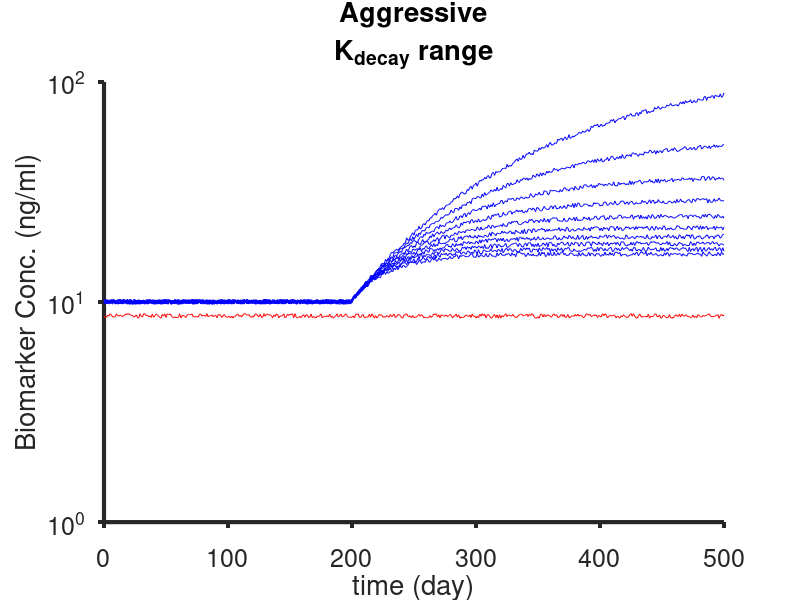

The MATLAB source for this figure: (Note: this script raises an error after producing the figure.)
%% This code generates:
% a. classification between aggressive and no cancer patients (TD = 60 day)
% b. classification between non-aggressive and no cancer patients (TD = 18 month)
% c. classification in a range of k_decay and k_growth
%% a. Aggressive tumor
clear all; close all; clc
time = (0:500)';
num_patients = 200;
Ch0 = 8; %ng/mL
std_h = 1.5; %ng/mL
Ch0_rnd = std_h.*randn(num_patients,1) + Ch0;
Ca0 = 8; %ng/mL
std_a = 1.5; %ng/mL
Ca0_rnd = std_a.*randn(num_patients,1) + Ca0;
k_gr = 1/60; %day
k_decay = linspace(1/30,1/150,10); %day

C_healthy = zeros(numel(time),num_patients);
C_unhealthy = zeros(numel(time),num_patients);

% C_healthy_noise1 = zeros(numel(time),num_patients);
% C_unhealthy_noise1 = zeros(numel(time),num_patients);
t_onset = 200;

for k = 1:numel(k_decay)
    for j = 1:num_patients
        for i = 1:numel(time)
            C_healthy(i,j,k) = Ch0_rnd(j);
            if i < t_onset
                C_unhealthy(i,j,k) = Ca0_rnd(j);
            else
                C_unhealthy(i,j,k) = Ca0_rnd(j)*exp((k_gr/k_decay(k))*(1-exp(-k_decay(k)*time(i-(t_onset-1)))));
            end
        end
    end
end

for l = 1:numel(k_decay)
    for k = 1:num_patients
        
        C_healthy_noise1(:,k,l) = C_healthy(:,k,l)+5*rand(1,numel(C_healthy(:,k,l)))'.*C_healthy(:,k,l)/100;
        C_unhealthy_noise1(:,k,l) = C_unhealthy(:,k,l)+5*rand(1,numel(C_unhealthy(:,k,l)))'.*C_unhealthy(:,k,l)/100;
        
    end
end

figure;
plot(time, squeeze(C_healthy_noise1(:,1,1)), 'r', time, squeeze(C_unhealthy_noise1(:,1,:)), 'b');
title({'Aggressive','K_{decay} range'});
xlabel('time (day)'); ylabel('Biomarker Conc. (ng/ml)');
set(gca,'box','off','TickDir','out',...
    'FontSize',18,'FontName','Helvetica','YScale','log','LineWidth', 3);
% KNN
% model 1
p = 0.9;      % proportion of rows to select for training
N = num_patients;  % total number of rows
tf_healthy = false(N,numel(k_decay));    % create logical index vector
tf_healthy(1:round(p*N),:) = true;
for m = 1:numel(k_decay)
    tf_healthy(:,m) = tf_healthy(randperm(N),m);   % randomise order
    C_healthy_noise1_train(:,:,m) = C_healthy_noise1(:,squeeze(tf_healthy(:,m)),m);
    C_healthy_noise1_test(:,:,m) = C_healthy_noise1(:,squeeze(~tf_healthy(:,m)),m);
    % for now using the same index of random selection for healthy and
    % unhealthy
    C_unhealthy_noise1_train(:,:,m) = C_unhealthy_noise1(:,squeeze(tf_healthy(:,m)),m);
    C_unhealthy_noise1_test(:,:,m) = C_unhealthy_noise1(:,squeeze(~tf_healthy(:,m)),m);
    train_data(:,:,m) = [C_healthy_noise1_train(:,:,m),C_unhealthy_noise1_train(:,:,m)];
    test_data(:,:,m) = [C_healthy_noise1_test(:,:,m),C_unhealthy_noise1_test(:,:,m)];
    train_labels(:,m) = [ones(1,p*N),zeros(1,p*N)];
    test_true_labels(:,m) = [ones(1,round((1-p)*N)),zeros(1,round((1-p)*N))];
    
    [predicted_labels(:,m),nn_index,accuracy(:,m)] = KNN_(3,train_data(:,:,m)',train_labels(:,m)',test_data(:,:,m)');
    [cm(:,:,m),gn(:,:,m)] = confusionmat(test_true_labels(:,m)',predicted_labels(:,m));
    % precision, recall and f1Scores
    precision(:,m) = diag(cm(:,:,m))./sum(cm(:,:,m),2);
    recall(:,m) = diag(cm(:,:,m))./sum(cm(:,:,m),1)';
    f1Scores(:,m) = 2*(precision(:,m).*recall(:,m))./(precision(:,m)+recall(:,m));
    meanF1(:,m) = mean(f1Scores(:,m));
end
%% b. Non-Aggressive tumor
clear all; close all; clc
time = (0:400)';
num_patients = 200;
Ch0 = 8; %ng/mL
std_h = 1.5; %ng/mL
Ch0_rnd = std_h.*randn(num_patients,1) + Ch0;
Ca0 = 8; %ng/mL
std_a = 1.5; %ng/mL
Ca0_rnd = std_a.*randn(num_patients,1) + Ca0;
k_gr = 1/30/18; %day
k_decay = linspace(1/30,1/20/30,10); %day

C_healthy = zeros(numel(time),num_patients);
C_unhealthy = zeros(numel(time),num_patients);

% C_healthy_noise1 = zeros(numel(time),num_patients);
% C_unhealthy_noise1 = zeros(numel(time),num_patients);
t_onset = 200;

for k = 1:numel(k_decay)
    for j = 1:num_patients
        for i = 1:numel(time)
            C_healthy(i,j,k) = Ch0_rnd(j);
            if i < t_onset
                C_unhealthy(i,j,k) = Ca0_rnd(j);
            else
                C_unhealthy(i,j,k) = Ca0_rnd(j)*exp((k_gr/k_decay(k))*(1-exp(-k_decay(k)*time(i-(t_onset-1)))));
            end
        end
    end
end

for l = 1:numel(k_decay)
    for k = 1:num_patients
        
        C_healthy_noise1(:,k,l) = C_healthy(:,k,l)+15*rand(1,numel(C_healthy(:,k,l)))'.*C_healthy(:,k,l)/100;
        C_unhealthy_noise1(:,k,l) = C_unhealthy(:,k,l)+15*rand(1,numel(C_unhealthy(:,k,l)))'.*C_unhealthy(:,k,l)/100;
        
    end
end

figure;
plot(time, squeeze(C_healthy_noise1(:,1,1)), 'r', time, squeeze(C_unhealthy_noise1(:,1,1)), 'b');
hold on;
plot(time, squeeze(C_unhealthy_noise1(:,1,end)), 'g');
legend('T_{Decay} = 0 day', 'T_{Decay} = 30 days', 'T_{Decay} = 600 days');
title({'Non-Aggressive','K_{decay} range'});
xlabel('time (day)'); ylabel('Biomarker Conc. (ng/ml)');
set(gca,'box','off','TickDir','out',...
    'FontSize',18,'FontName','Helvetica','YScale','log','LineWidth', 3);
% KNN
% model 1
p = 0.9;      % proportion of rows to select for training
N = num_patients;  % total number of rows
tf_healthy = false(N,numel(k_decay));    % create logical index vector
tf_healthy(1:round(p*N),:) = true;
for m = 1:numel(k_decay)
    tf_healthy(:,m) = tf_healthy(randperm(N),m);   % randomise order
    C_healthy_noise1_train(:,:,m) = C_healthy_noise1(:,squeeze(tf_healthy(:,m)),m);
    C_healthy_noise1_test(:,:,m) = C_healthy_noise1(:,squeeze(~tf_healthy(:,m)),m);
    % for now using the same index of random selection for healthy and
    % unhealthy
    C_unhealthy_noise1_train(:,:,m) = C_unhealthy_noise1(:,squeeze(tf_healthy(:,m)),m);
    C_unhealthy_noise1_test(:,:,m) = C_unhealthy_noise1(:,squeeze(~tf_healthy(:,m)),m);
    train_data(:,:,m) = [C_healthy_noise1_train(:,:,m),C_unhealthy_noise1_train(:,:,m)];
    test_data(:,:,m) = [C_healthy_noise1_test(:,:,m),C_unhealthy_noise1_test(:,:,m)];
    train_labels(:,m) = [ones(1,p*N),zeros(1,p*N)];
    test_true_labels(:,m) = [ones(1,round((1-p)*N)),zeros(1,round((1-p)*N))];
    
    [predicted_labels(:,m),nn_index,accuracy(:,m)] = KNN_(3,train_data(:,:,m)',train_labels(:,m)',test_data(:,:,m)');
    [cm(:,:,m),gn(:,:,m)] = confusionmat(test_true_labels(:,m)',predicted_labels(:,m));
    % precision, recall and f1Scores
    precision(:,m) = diag(cm(:,:,m))./sum(cm(:,:,m),2);
    recall(:,m) = diag(cm(:,:,m))./sum(cm(:,:,m),1)';
    f1Scores(:,m) = 2*(precision(:,m).*recall(:,m))./(precision(:,m)+recall(:,m));
    meanF1(:,m) = mean(f1Scores(:,m));
end
figure;
plot(1./k_decay,meanF1,'*');
xlabel('T_{decay} (day)'); ylabel('f1score');
% text('T_{growth} = 30 days')
set(gca,'box','off','TickDir','out',...
    'FontSize',18,'FontName','Helvetica','LineWidth', 3);
%% c. different ranges of k_decay and k_growth
clear all; close all; clc
test_iter = 10;
time = (0:400)';
num_patients = 200;
Ch0 = 8; %ng/mL
std_h = 1.5; %ng/mL
Ch0_rnd = std_h.*randn(num_patients,1) + Ch0;
Ca0 = 8; %ng/mL
std_a = 1.5; %ng/mL
Ca0_rnd = std_a.*randn(num_patients,1) + Ca0;
k_gr = linspace(1/18/30,1/60,50); %day
k_decay = linspace(1/30,1/150,50); %day

C_healthy = zeros(numel(time),num_patients);
C_unhealthy = zeros(numel(time),num_patients);

% C_healthy_noise1 = zeros(numel(time),num_patients);
% C_unhealthy_noise1 = zeros(numel(time),num_patients);
t_onset = 200;

for m = 1:numel(k_gr)
    for k = 1:numel(k_decay)
        for j = 1:num_patients
            for i = 1:numel(time)
                C_healthy(i,j,k,m) = Ch0_rnd(j);
                if i < t_onset
                    C_unhealthy(i,j,k,m) = Ca0_rnd(j);
                else
                    C_unhealthy(i,j,k,m) = Ca0_rnd(j)*exp((k_gr(m)/k_decay(k))*(1-exp(-k_decay(k)*time(i-(t_onset-1)))));
                end
            end
        end
    end
end

for n = 1:numel(k_gr)
    for l = 1:numel(k_decay)
        for k = 1:num_patients
            
            C_healthy_noise1(:,k,l,n) = C_healthy(:,k,l,n)+50*rand(1,numel(C_healthy(:,k,l,n)))'.*C_healthy(:,k,l,n)/100;
            C_unhealthy_noise1(:,k,l,n) = C_unhealthy(:,k,l,n)+50*rand(1,numel(C_unhealthy(:,k,l,n)))'.*C_unhealthy(:,k,l,n)/100;
            
        end
    end
end

% KNN
% model 1
p = 0.9;      % proportion of rows to select for training
N = num_patients;  % total number of rows
tf_healthy = false(N,numel(k_decay),numel(k_gr),test_iter);    % create logical index vector
tf_healthy(1:round(p*N),:,:,:) = true;

for l = 1:test_iter
    for n = 1:numel(k_gr)
        for m = 1:numel(k_decay)
            tf_healthy(:,m,n) = tf_healthy(randperm(N),m,n);   % randomise order
            C_healthy_noise1_train(:,:,m,n) = C_healthy_noise1(:,squeeze(tf_healthy(:,m,n)),m,n);
            C_healthy_noise1_test(:,:,m,n) = C_healthy_noise1(:,squeeze(~tf_healthy(:,m,n)),m,n);
            % for now using the same index of random selection for healthy and
            % unhealthy
            C_unhealthy_noise1_train(:,:,m,n) = C_unhealthy_noise1(:,squeeze(tf_healthy(:,m,n)),m,n);
            C_unhealthy_noise1_test(:,:,m,n) = C_unhealthy_noise1(:,squeeze(~tf_healthy(:,m,n)),m,n);
            
            train_data(:,:,m,n) = [C_healthy_noise1_train(:,:,m,n),C_unhealthy_noise1_train(:,:,m,n)];
            test_data(:,:,m,n) = [C_healthy_noise1_test(:,:,m,n),C_unhealthy_noise1_test(:,:,m,n)];
            train_labels(:,m,n) = [ones(1,p*N),zeros(1,p*N)];
            test_true_labels(:,m,n) = [ones(1,round((1-p)*N)),zeros(1,round((1-p)*N))];
            
            [predicted_labels(:,m,n),nn_index,accuracy(:,m,n)] = KNN_(3,train_data(:,:,m,n)',train_labels(:,m,n)',test_data(:,:,m,n)');
            [cm(:,:,m,n,l),gn(:,:,m,n,l)] = confusionmat(test_true_labels(:,m,n)',predicted_labels(:,m,n));
            % precision, recall and f1Scores
            precision(:,m,n,l) = diag(cm(:,:,m,n,l))./sum(cm(:,:,m,n,l),2);
            recall(:,m,n,l) = diag(cm(:,:,m,n,l))./sum(cm(:,:,m,n,l),1)';
            f1Scores(:,m,n,l) = 2*(precision(:,m,n,l).*recall(:,m,n,l))./(precision(:,m,n,l)+recall(:,m,n,l));
            
        end
    end
end

meanF1 = mean(mean(f1Scores,4),1);


figure;
h = surf(k_gr, k_decay, squeeze(meanF1));
title('5% noise');
xlabel('k_{growth} (day^{-1})'); ylabel('k_{decay} (day^{-1})');
set(gca,'box','off','TickDir','out',...
    'FontSize',24,'FontName','Helvetica','LineWidth', 3);
 set(h,'linestyle','none');
figure;
q = surf(1./k_gr, 1./k_decay, squeeze(meanF1));
title('50% noise');
xlabel('1/k_{growth} (day)'); ylabel('1/k_{decay} (day)');
set(gca,'box','off','TickDir','out',...
    'FontSize',24,'FontName','Helvetica','LineWidth', 3);
 set(q,'linestyle','none');
 %% d. different ranges of k_decay and k_growth with normalization
clear all; close all; clc
test_iter = 10;
time = (0:400)';
num_patients = 200;
Ch0 = 8; %ng/mL
std_h = 1.5; %ng/mL
Ch0_rnd = std_h.*randn(num_patients,1) + Ch0;
Ca0 = 8; %ng/mL
std_a = 1.5; %ng/mL
Ca0_rnd = std_a.*randn(num_patients,1) + Ca0;
k_gr = linspace(1/18/30,1/60,50); %day
k_decay = linspace(1/30,1/150,50); %day

C_healthy = zeros(numel(time),num_patients);
C_unhealthy = zeros(numel(time),num_patients);

% C_healthy_noise1 = zeros(numel(time),num_patients);
% C_unhealthy_noise1 = zeros(numel(time),num_patients);
t_onset = 200;

for m = 1:numel(k_gr)
    for k = 1:numel(k_decay)
        for j = 1:num_patients
            for i = 1:numel(time)
                C_healthy(i,j,k,m) = Ch0_rnd(j);
                if i < t_onset
                    C_unhealthy(i,j,k,m) = Ca0_rnd(j);
                else
                    C_unhealthy(i,j,k,m) = Ca0_rnd(j)*exp((k_gr(m)/k_decay(k))*(1-exp(-k_decay(k)*time(i-(t_onset-1)))));
                end
            end
        end
    end
end

for n = 1:numel(k_gr)
    for l = 1:numel(k_decay)
        for k = 1:num_patients
            
            C_healthy_noise1(:,k,l,n) = C_healthy(:,k,l,n)+50*rand(1,numel(C_healthy(:,k,l,n)))'.*C_healthy(:,k,l,n)/100;
            C_unhealthy_noise1(:,k,l,n) = C_unhealthy(:,k,l,n)+50*rand(1,numel(C_unhealthy(:,k,l,n)))'.*C_unhealthy(:,k,l,n)/100;
            
        end
    end
end

% KNN
% model 1
p = 0.9;      % proportion of rows to select for training
N = num_patients;  % total number of rows
tf_healthy = false(N,numel(k_decay),numel(k_gr),test_iter);    % create logical index vector
tf_healthy(1:round(p*N),:,:,:) = true;

for l = 1:test_iter
    for n = 1:numel(k_gr)
        for m = 1:numel(k_decay)
            tf_healthy(:,m,n) = tf_healthy(randperm(N),m,n);   % randomise order
            C_healthy_noise1_train(:,:,m,n) = C_healthy_noise1(:,squeeze(tf_healthy(:,m,n)),m,n);
            C_healthy_noise1_test(:,:,m,n) = C_healthy_noise1(:,squeeze(~tf_healthy(:,m,n)),m,n);
            % for now using the same index of random selection for healthy and
            % unhealthy
            C_unhealthy_noise1_train(:,:,m,n) = C_unhealthy_noise1(:,squeeze(tf_healthy(:,m,n)),m,n);
            C_unhealthy_noise1_test(:,:,m,n) = C_unhealthy_noise1(:,squeeze(~tf_healthy(:,m,n)),m,n);
            
            train_data(:,:,m,n) = [C_healthy_noise1_train(:,:,m,n),C_unhealthy_noise1_train(:,:,m,n)];
            test_data(:,:,m,n) = [C_healthy_noise1_test(:,:,m,n),C_unhealthy_noise1_test(:,:,m,n)];
            train_labels(:,m,n) = [ones(1,p*N),zeros(1,p*N)];
            test_true_labels(:,m,n) = [ones(1,round((1-p)*N)),zeros(1,round((1-p)*N))];
            
            [predicted_labels(:,m,n),nn_index,accuracy(:,m,n)] = KNN_(3,train_data(:,:,m,n)',train_labels(:,m,n)',test_data(:,:,m,n)');
            [cm(:,:,m,n,l),gn(:,:,m,n,l)] = confusionmat(test_true_labels(:,m,n)',predicted_labels(:,m,n));
            % precision, recall and f1Scores
            precision(:,m,n,l) = diag(cm(:,:,m,n,l))./sum(cm(:,:,m,n,l),2);
            recall(:,m,n,l) = diag(cm(:,:,m,n,l))./sum(cm(:,:,m,n,l),1)';
            f1Scores(:,m,n,l) = 2*(precision(:,m,n,l).*recall(:,m,n,l))./(precision(:,m,n,l)+recall(:,m,n,l));
            
        end
    end
end

meanF1 = mean(mean(f1Scores,4),1);


figure;
h = surf(k_gr, k_decay, squeeze(meanF1));
title('5% noise');
xlabel('k_{growth} (day^{-1})'); ylabel('k_{decay} (day^{-1})');
set(gca,'box','off','TickDir','out',...
    'FontSize',24,'FontName','Helvetica','LineWidth', 3);
 set(h,'linestyle','none');

% normalization
for n = 1:numel(k_gr)
    for l = 1:numel(k_decay)
            
            mu100(l,n) = mean(mean(C_healthy_noise1(1:100,:,l,n),1));
            C_healthy_noise1_norm1(:,:,l,n) = C_healthy_noise1(:,:,l,n) - mu100(l,n);
            C_unhealthy_noise1_norm1(:,:,l,n) = C_unhealthy_noise1(:,:,l,n) - mu100(l,n);
            
    end
end

for n = 1:numel(k_gr)
    for l = 1:numel(k_decay)
            
            
            std100(l,n) = mean(std(C_healthy_noise1(1:100,:,l,n)));
            C_healthy_noise1_normz(:,:,l,n) = (C_healthy_noise1(:,:,l,n) - mu100(l,n))./std100(l,n);
            C_unhealthy_noise1_normz(:,:,l,n) = (C_unhealthy_noise1(:,:,l,n) - mu100(l,n))./std100(l,n);
            
    end
end



% KNN
% model 1
p = 0.9;      % proportion of rows to select for training
N = num_patients;  % total number of rows
tf_healthy1 = false(N,numel(k_decay),numel(k_gr),test_iter);    % create logical index vector
tf_healthy1(1:round(p*N),:,:,:) = true;

for l = 1:test_iter
    for n = 1:numel(k_gr)
        for m = 1:numel(k_decay)
            tf_healthy1(:,m,n) = tf_healthy1(randperm(N),m,n);   % randomise order
            C_healthy_noise1_train1(:,:,m,n) = C_healthy_noise1_norm1(:,squeeze(tf_healthy1(:,m,n)),m,n);
            C_healthy_noise1_test1(:,:,m,n) = C_healthy_noise1_norm1(:,squeeze(~tf_healthy1(:,m,n)),m,n);
            % for now using the same index of random selection for healthy and
            % unhealthy
            C_unhealthy_noise1_train1(:,:,m,n) = C_unhealthy_noise1_norm1(:,squeeze(tf_healthy1(:,m,n)),m,n);
            C_unhealthy_noise1_test1(:,:,m,n) = C_unhealthy_noise1_norm1(:,squeeze(~tf_healthy1(:,m,n)),m,n);
            
            train_data1(:,:,m,n) = [C_healthy_noise1_train1(:,:,m,n),C_unhealthy_noise1_train1(:,:,m,n)];
            test_data1(:,:,m,n) = [C_healthy_noise1_test1(:,:,m,n),C_unhealthy_noise1_test1(:,:,m,n)];
            train_labels1(:,m,n) = [ones(1,p*N),zeros(1,p*N)];
            test_true_labels1(:,m,n) = [ones(1,round((1-p)*N)),zeros(1,round((1-p)*N))];
            
            [predicted_labels1(:,m,n),nn_index,accuracy1(:,m,n)] = KNN_(3,train_data1(:,:,m,n)',train_labels1(:,m,n)',test_data1(:,:,m,n)');
            [cm1(:,:,m,n,l),gn1(:,:,m,n,l)] = confusionmat(test_true_labels1(:,m,n)',predicted_labels1(:,m,n));
            % precision, recall and f1Scores
            precision1(:,m,n,l) = diag(cm1(:,:,m,n,l))./sum(cm1(:,:,m,n,l),2);
            recall1(:,m,n,l) = diag(cm1(:,:,m,n,l))./sum(cm1(:,:,m,n,l),1)';
            f1Scores1(:,m,n,l) = 2*(precision1(:,m,n,l).*recall1(:,m,n,l))./(precision1(:,m,n,l)+recall1(:,m,n,l));
            
        end
    end
end

meanF11 = mean(mean(f1Scores1,4),1);


figure;
h = surf(k_gr, k_decay, squeeze(meanF11));
title('5% noise - average subtraction');
xlabel('k_{growth} (day^{-1})'); ylabel('k_{decay} (day^{-1})');
set(gca,'box','off','TickDir','out',...
    'FontSize',24,'FontName','Helvetica','LineWidth', 3);
 set(h,'linestyle','none');
 
 %
tf_healthyz = false(N,numel(k_decay),numel(k_gr),test_iter);    % create logical index vector
tf_healthyz(1:round(p*N),:,:,:) = true;

for l = 1:test_iter
    for n = 1:numel(k_gr)
        for m = 1:numel(k_decay)
            tf_healthyz(:,m,n) = tf_healthyz(randperm(N),m,n);   % randomise order
            C_healthy_noise1_trainz(:,:,m,n) = C_healthy_noise1_normz(:,squeeze(tf_healthyz(:,m,n)),m,n);
            C_healthy_noise1_testz(:,:,m,n) = C_healthy_noise1_normz(:,squeeze(~tf_healthyz(:,m,n)),m,n);
            % for now using the same index of random selection for healthy and
            % unhealthy
            C_unhealthy_noise1_trainz(:,:,m,n) = C_unhealthy_noise1_normz(:,squeeze(tf_healthyz(:,m,n)),m,n);
            C_unhealthy_noise1_testz(:,:,m,n) = C_unhealthy_noise1_normz(:,squeeze(~tf_healthyz(:,m,n)),m,n);
            
            train_dataz(:,:,m,n) = [C_healthy_noise1_trainz(:,:,m,n),C_unhealthy_noise1_trainz(:,:,m,n)];
            test_dataz(:,:,m,n) = [C_healthy_noise1_testz(:,:,m,n),C_unhealthy_noise1_testz(:,:,m,n)];
            train_labelsz(:,m,n) = [ones(1,p*N),zeros(1,p*N)];
            test_true_labelsz(:,m,n) = [ones(1,round((1-p)*N)),zeros(1,round((1-p)*N))];
            
            [predicted_labelsz(:,m,n),nn_index,accuracyz(:,m,n)] = KNN_(3,train_dataz(:,:,m,n)',train_labelsz(:,m,n)',test_dataz(:,:,m,n)');
            [cmz(:,:,m,n,l),gnz(:,:,m,n,l)] = confusionmat(test_true_labelsz(:,m,n)',predicted_labelsz(:,m,n));
            % precision, recall and f1Scores
            precisionz(:,m,n,l) = diag(cmz(:,:,m,n,l))./sum(cmz(:,:,m,n,l),2);
            recallz(:,m,n,l) = diag(cmz(:,:,m,n,l))./sum(cmz(:,:,m,n,l),1)';
            f1Scoresz(:,m,n,l) = 2*(precisionz(:,m,n,l).*recallz(:,m,n,l))./(precisionz(:,m,n,l)+recallz(:,m,n,l));
            
        end
    end
end

meanF1z = mean(mean(f1Scoresz,4),1);


figure;
h = surf(k_gr, k_decay, squeeze(meanF1z));
title('5% noise - z-score normalization');
xlabel('k_{growth} (day^{-1})'); ylabel('k_{decay} (day^{-1})');
set(gca,'box','off','TickDir','out',...
    'FontSize',24,'FontName','Helvetica','LineWidth', 3);
 set(h,'linestyle','none');